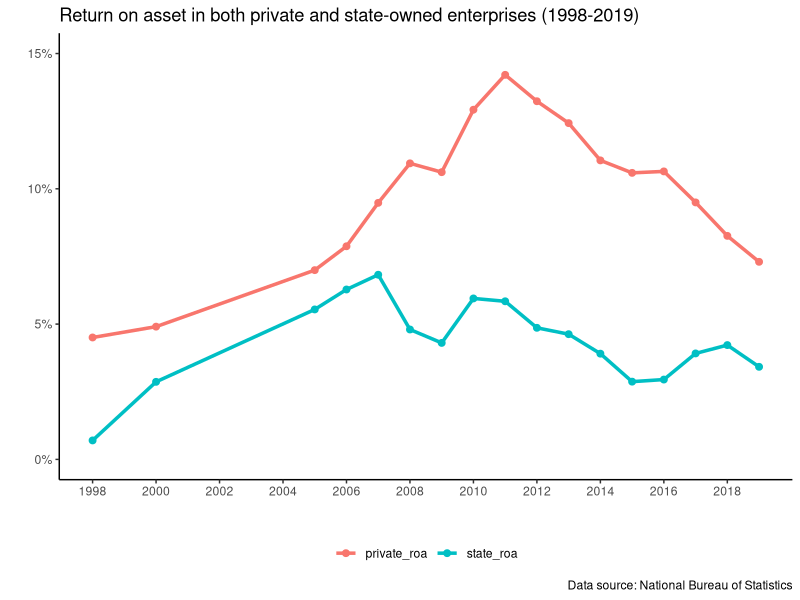
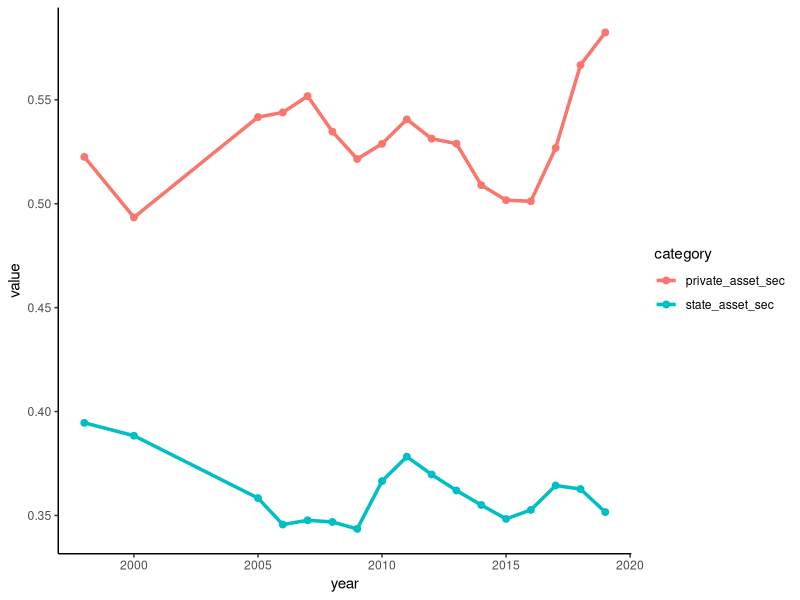

R code for these plots, in order:
## ---- chunk 1
knitr::opts_chunk$set(echo = TRUE)
## ---- chunk 2
library(tidyverse)
library(readxl)
library(scales)
theme_set(theme_light())

china_enterprises_raw <- read_excel("china_enterprises.xlsx")

## ---- chunk 3
theme_set(theme_classic())

china_enterprises_raw %>% 
  mutate(state_roa = state_total_profits / state_total_assets, 
         private_roa = private_total_profits / private_total_assets) %>% 
  select(year, state_roa, private_roa) %>% 
  pivot_longer(cols = state_roa : private_roa, names_to = "category") %>% 
  ggplot(aes(year, value, color = category)) +
  geom_point(size = 2) +
  geom_line(size = 1.2) +
  scale_x_continuous(limits = c(1998, 2019), 
                     breaks = seq(1998, 2019, 2)) +
  scale_y_continuous(labels = percent_format(), 
                     limits = c(0, .15)) +
  labs(title = "Return on asset in both private and state-owned enterprises (1998-2019)", 
       x = " ", 
       y = " ", 
       caption = "Data source: National Bureau of Statistics") +
  theme(legend.position = "bottom", 
        legend.title = element_blank())
## ---- chunk 4
china_enterprises_raw %>% 
  mutate(state_asset_sec = state_current_assets / state_total_assets, 
         private_asset_sec = private_current_assets / private_total_assets) %>% 
  select(year, state_asset_sec, private_asset_sec) %>% 
  pivot_longer(cols = state_asset_sec : private_asset_sec, names_to = "category") %>% 
  ggplot(aes(year, value, color = category)) +
  geom_point(size = 2) +
  geom_line(size = 1.2)
